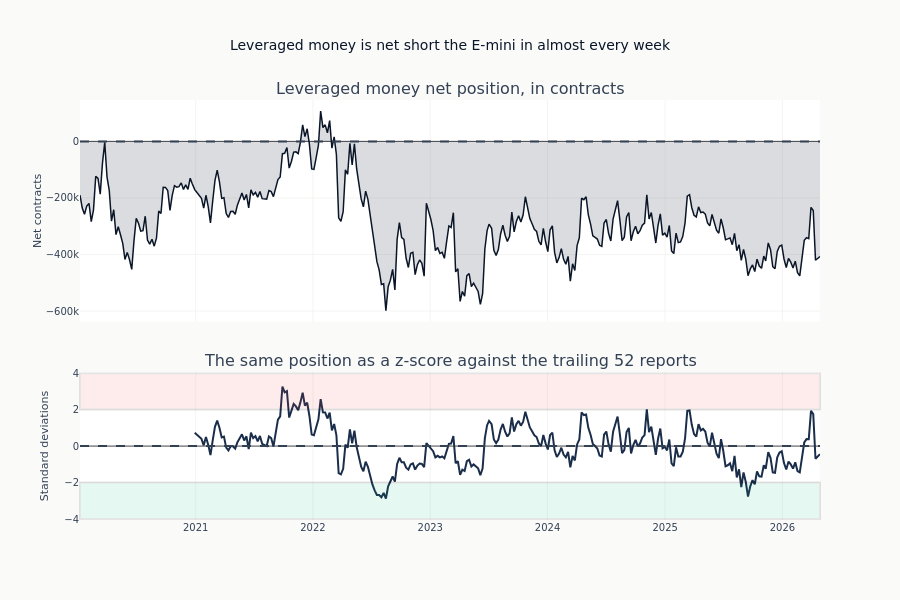

Here is the notebook cell this chart was saved with:
### Code cell
equity_pd = equity.to_pandas()

fig = make_subplots(
    rows=2,
    cols=1,
    subplot_titles=(
        "Leveraged money net position, in contracts",
        f"The same position as a z-score against the trailing {ZSCORE_WEEKS} reports",
    ),
    row_heights=[0.6, 0.4],
    vertical_spacing=0.12,
    shared_xaxes=True,
)
fig.add_trace(
    go.Scatter(
        x=equity_pd["report_date"],
        y=equity_pd["lev_money_net"],
        mode="lines",
        line=dict(color=COLORS["blue"], width=1.5),
        fill="tozeroy",
        fillcolor="rgba(10, 22, 40, 0.15)",  # translucent COLORS["blue"]
    ),
    row=1,
    col=1,
)
fig.add_hline(y=0, line_dash="dash", line_color=COLORS["neutral"], row=1, col=1)
fig.add_trace(
    go.Scatter(
        x=equity_pd["report_date"],
        y=equity_pd["lev_money_net_zscore"],
        mode="lines",
        line=dict(color=COLORS["slate"], width=2),
    ),
    row=2,
    col=1,
)
fig.add_hrect(y0=EXTREME_Z, y1=4, fillcolor=COLORS["negative"], opacity=0.1, row=2, col=1)
fig.add_hrect(y0=-4, y1=-EXTREME_Z, fillcolor=COLORS["positive"], opacity=0.1, row=2, col=1)
fig.add_hline(y=0, line_dash="dash", line_color=COLORS["neutral"], row=2, col=1)
fig.update_yaxes(title_text="Net contracts", row=1, col=1)
fig.update_yaxes(title_text="Standard deviations", row=2, col=1)
fig.update_layout(
    height=600,
    title="Leveraged money is net short the E-mini in almost every week",
    showlegend=False,
)
show_plotly_with_alt(
    fig,
    "Two stacked panels sharing a time axis: leveraged money's net position in contracts, filled to a zero line and below it throughout, and the same position as a z-score against the trailing year with shaded bands beyond plus and minus two.",
)

### Figure 1 — Plotly figure (JSON) as saved in the notebook; plotly's stock layout.template omitted (floating-point values rounded to 4 significant figures; data arrays with more than 128 entries replaced by an {"elided": "..."} marker saying what was removed)
{"data": [{"fill": "tozeroy", "fillcolor": "rgba(10, 22, 40, 0.15)", "line": {"color": "#0a1628", "width": 1.5}, "mode": "lines", "type": "scatter", "x": {"elided": "330 str values"}, "xaxis": "x", "y": {"elided": "330 int values"}, "yaxis": "y"}, {"line": {"color": "#1a2d4a", "width": 2}, "mode": "lines", "type": "scatter", "x": {"elided": "330 str values"}, "xaxis": "x2", "y": {"elided": "330 float values"}, "yaxis": "y2"}], "layout": {"annotations": [{"font": {"size": 16}, "showarrow": false, "text": "Leveraged money net position, in contracts", "x": 0.5, "xanchor": "center", "xref": "paper", "y": 1.0, "yanchor": "bottom", "yref": "paper"}, {"font": {"size": 16}, "showarrow": false, "text": "The same position as a z-score against the trailing 52 reports", "x": 0.5, "xanchor": "center", "xref": "paper", "y": 0.352, "yanchor": "bottom", "yref": "paper"}], "height": 600, "shapes": [{"line": {"color": "#334155", "dash": "dash"}, "type": "line", "x0": 0, "x1": 1, "xref": "x domain", "y0": 0, "y1": 0, "yref": "y"}, {"fillcolor": "#ef4444", "opacity": 0.1, "type": "rect", "x0": 0, "x1": 1, "xref": "x2 domain", "y0": 2.0, "y1": 4, "yref": "y2"}, {"fillcolor": "#10b981", "opacity": 0.1, "type": "rect", "x0": 0, "x1": 1, "xref": "x2 domain", "y0": -4, "y1": -2.0, "yref": "y2"}, {"line": {"color": "#334155", "dash": "dash"}, "type": "line", "x0": 0, "x1": 1, "xref": "x2 domain", "y0": 0, "y1": 0, "yref": "y2"}], "showlegend": false, "title": {"text": "Leveraged money is net short the E-mini in almost every week"}, "xaxis": {"anchor": "y", "domain": [0.0, 1.0], "matches": "x2", "showticklabels": false}, "xaxis2": {"anchor": "y2", "domain": [0.0, 1.0]}, "yaxis": {"anchor": "x", "domain": [0.472, 1.0], "title": {"text": "Net contracts"}}, "yaxis2": {"anchor": "x2", "domain": [0.0, 0.352], "title": {"text": "Standard deviations"}}}}
